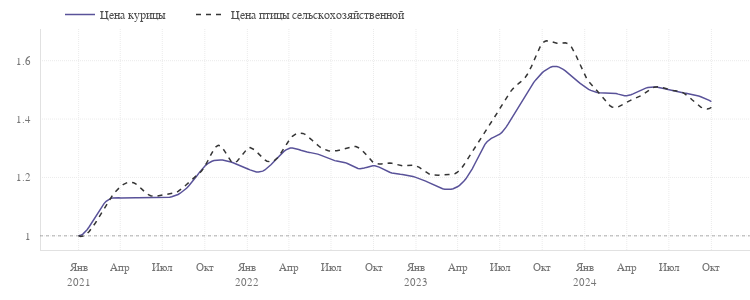

Write notebook code for a chart like this one.
### Code cell
fig = go.Figure(layout=dict(width=750, height=300))

fig.add_trace(
    go.Scatter(
        x=smoothed(normalized_by_first(poultry).round(2), datetime_index=True).index,
        y=smoothed(normalized_by_first(poultry).round(2),  datetime_index=True).values.ravel(),
        mode='lines', line_color=palette_pl[7], hoverinfo='skip', name='Цена курицы'))
fig.add_trace(
    go.Scatter(
        x=normalized_by_first(poultry).round(2).index,
        y=normalized_by_first(poultry).round(2).values.ravel(),
        marker=dict(opacity=0, size=5),
        mode='markers', line_color=palette_pl[7], name='Цена курицы', showlegend=False))
fig.add_trace(
    go.Scatter(
        x=smoothed(normalized_by_first(poultry_raw).round(2), datetime_index=True).index,
        y=smoothed(normalized_by_first(poultry_raw).round(2),  datetime_index=True).values.ravel(),
        mode='lines', line_color=palette_pl[-5], line_dash='5px', hoverinfo='skip',
        name='Цена птицы сельскохозяйственной'))
fig.add_trace(
    go.Scatter(
        x=normalized_by_first(poultry_raw).round(2).index,
        y=normalized_by_first(poultry_raw).round(2).values.ravel(),
        marker=dict(opacity=0, size=5),
        mode='markers', line_color=palette_pl[-5], showlegend=False,
        name='Цена птицы сельскохозяйственной'))

fig.update_xaxes(dtick='M3', tickformat="%b<br>%Y", labelalias=xtickaliases)
fig.update_yaxes(dtick=0.2)

pl_hline(1)

fig.show(config=config)
pl_savefig(figure=fig, name='price-poultry', path=path_save_img, config=config, fmt='html')

### Figure 1 — Plotly figure (JSON) as saved in the notebook; plotly's stock layout.template omitted (floating-point values rounded to 4 significant figures; data arrays with more than 128 entries replaced by an {"elided": "..."} marker saying what was removed)
{"data": [{"hoverinfo": "skip", "line": {"color": "#595299"}, "mode": "lines", "name": "Цена курицы", "type": "scatter", "x": {"elided": "300 str values"}, "y": {"elided": "300 float values"}}, {"line": {"color": "#595299"}, "marker": {"opacity": 0, "size": 5}, "mode": "markers", "name": "Цена курицы", "showlegend": false, "type": "scatter", "x": ["2021-01-01T00:00:00", "2021-02-01T00:00:00", "2021-03-01T00:00:00", "2021-04-01T00:00:00", "2021-05-01T00:00:00", "2021-06-01T00:00:00", "2021-07-01T00:00:00", "2021-08-01T00:00:00", "2021-09-01T00:00:00", "2021-10-01T00:00:00", "2021-11-01T00:00:00", "2021-12-01T00:00:00", "2022-01-01T00:00:00", "2022-02-01T00:00:00", "2022-03-01T00:00:00", "2022-04-01T00:00:00", "2022-05-01T00:00:00", "2022-06-01T00:00:00", "2022-07-01T00:00:00", "2022-08-01T00:00:00", "2022-09-01T00:00:00", "2022-10-01T00:00:00", "2022-11-01T00:00:00", "2022-12-01T00:00:00", "2023-01-01T00:00:00", "2023-02-01T00:00:00", "2023-03-01T00:00:00", "2023-04-01T00:00:00", "2023-05-01T00:00:00", "2023-06-01T00:00:00", "2023-07-01T00:00:00", "2023-08-01T00:00:00", "2023-09-01T00:00:00", "2023-10-01T00:00:00", "2023-11-01T00:00:00", "2023-12-01T00:00:00", "2024-01-01T00:00:00", "2024-02-01T00:00:00", "2024-03-01T00:00:00", "2024-04-01T00:00:00", "2024-05-01T00:00:00", "2024-06-01T00:00:00", "2024-07-01T00:00:00", "2024-08-01T00:00:00", "2024-09-01T00:00:00", "2024-10-01T00:00:00"], "y": [1, 1.05, 1.12, 1.13, 1.13, 1.13, 1.13, 1.14, 1.18, 1.24, 1.26, 1.25, 1.23, 1.22, 1.26, 1.3, 1.29, 1.28, 1.26, 1.25, 1.23, 1.24, 1.22, 1.21, 1.2, 1.18, 1.16, 1.17, 1.23, 1.32, 1.35, 1.42, 1.5, 1.56, 1.58, 1.55, 1.51, 1.49, 1.49, 1.48, 1.5, 1.51, 1.5, 1.49, 1.48, 1.46]}, {"hoverinfo": "skip", "line": {"color": "#353535", "dash": "5px"}, "mode": "lines", "name": "Цена птицы сельскохозяйственной", "type": "scatter", "x": {"elided": "300 str values"}, "y": {"elided": "300 float values"}}, {"line": {"color": "#353535"}, "marker": {"opacity": 0, "size": 5}, "mode": "markers", "name": "Цена птицы сельскохозяйственной", "showlegend": false, "type": "scatter", "x": ["2021-01-01T00:00:00", "2021-02-01T00:00:00", "2021-03-01T00:00:00", "2021-04-01T00:00:00", "2021-05-01T00:00:00", "2021-06-01T00:00:00", "2021-07-01T00:00:00", "2021-08-01T00:00:00", "2021-09-01T00:00:00", "2021-10-01T00:00:00", "2021-11-01T00:00:00", "2021-12-01T00:00:00", "2022-01-01T00:00:00", "2022-02-01T00:00:00", "2022-03-01T00:00:00", "2022-04-01T00:00:00", "2022-05-01T00:00:00", "2022-06-01T00:00:00", "2022-07-01T00:00:00", "2022-08-01T00:00:00", "2022-09-01T00:00:00", "2022-10-01T00:00:00", "2022-11-01T00:00:00", "2022-12-01T00:00:00", "2023-01-01T00:00:00", "2023-02-01T00:00:00", "2023-03-01T00:00:00", "2023-04-01T00:00:00", "2023-05-01T00:00:00", "2023-06-01T00:00:00", "2023-07-01T00:00:00", "2023-08-01T00:00:00", "2023-09-01T00:00:00", "2023-10-01T00:00:00", "2023-11-01T00:00:00", "2023-12-01T00:00:00", "2024-01-01T00:00:00", "2024-02-01T00:00:00", "2024-03-01T00:00:00", "2024-04-01T00:00:00", "2024-05-01T00:00:00", "2024-06-01T00:00:00", "2024-07-01T00:00:00", "2024-08-01T00:00:00", "2024-09-01T00:00:00", "2024-10-01T00:00:00"], "y": [1, 1.03, 1.11, 1.17, 1.18, 1.14, 1.14, 1.15, 1.19, 1.24, 1.31, 1.25, 1.3, 1.27, 1.26, 1.33, 1.35, 1.31, 1.29, 1.3, 1.3, 1.25, 1.25, 1.24, 1.24, 1.21, 1.21, 1.22, 1.29, 1.36, 1.44, 1.51, 1.56, 1.66, 1.66, 1.65, 1.55, 1.49, 1.44, 1.46, 1.48, 1.51, 1.5, 1.49, 1.45, 1.44]}], "layout": {"height": 300, "shapes": [{"line": {"color": "black", "dash": "3px", "width": 1}, "opacity": 0.3, "type": "line", "x0": 0, "x1": 1, "xref": "x domain", "y0": 1, "y1": 1, "yref": "y"}], "width": 750, "xaxis": {"dtick": "M3", "labelalias": {"Apr<br>2021": "Апр", "Apr<br>2022": "Апр", "Apr<br>2023": "Апр", "Apr<br>2024": "Апр", "Aug<br>2021": "Авг", "Aug<br>2022": "Авг", "Aug<br>2023": "Авг", "Aug<br>2024": "Авг", "Dec<br>2021": "Дек", "Dec<br>2022": "Дек", "Dec<br>2023": "Дек", "Dec<br>2024": "Дек", "Feb<br>2021": "Фев", "Feb<br>2022": "Фев", "Feb<br>2023": "Фев", "Feb<br>2024": "Фев", "Jan<br>2021": "Янв<br>2021", "Jan<br>2022": "Янв<br>2022", "Jan<br>2023": "Янв<br>2023", "Jan<br>2024": "Янв<br>2024", "Jul<br>2021": "Июл", "Jul<br>2022": "Июл", "Jul<br>2023": "Июл", "Jul<br>2024": "Июл", "Jun<br>2021": "Июн", "Jun<br>2022": "Июн", "Jun<br>2023": "Июн", "Jun<br>2024": "Июн", "Mar<br>2021": "Мар", "Mar<br>2022": "Мар", "Mar<br>2023": "Мар", "Mar<br>2024": "Мар", "May<br>2021": "Май", "May<br>2022": "Май", "May<br>2023": "Май", "May<br>2024": "Май", "Nov<br>2021": "Ноя", "Nov<br>2022": "Ноя", "Nov<br>2023": "Ноя", "Nov<br>2024": "Ноя", "Oct<br>2021": "Окт", "Oct<br>2022": "Окт", "Oct<br>2023": "Окт", "Oct<br>2024": "Окт", "Sep<br>2021": "Сен", "Sep<br>2022": "Сен", "Sep<br>2023": "Сен", "Sep<br>2024": "Сен"}, "tickformat": "%b<br>%Y"}, "yaxis": {"dtick": 0.2}}}
